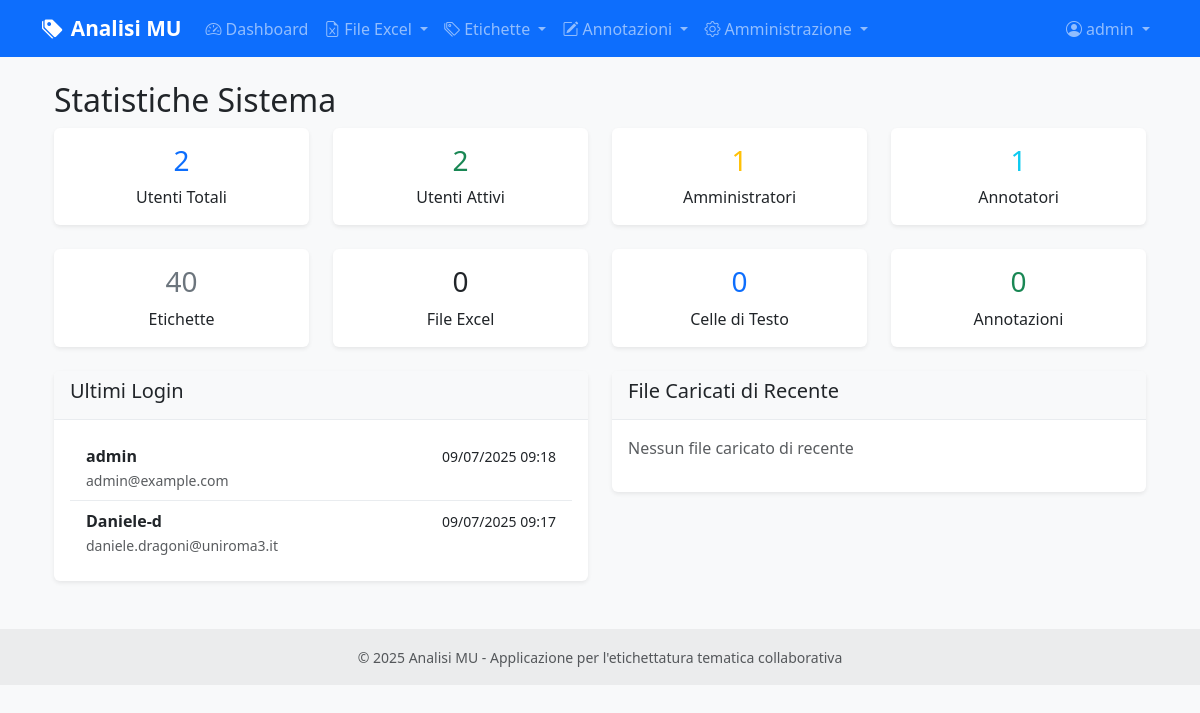
The page /admin/system_stats (signed in) on the database its author committed.
### models.py (models this page shows, shortened)
class User(UserMixin, db.Model):
    id = db.Column(db.Integer, primary_key=True)
    username = db.Column(db.String(80), unique=True, nullable=False)
    email = db.Column(db.String(120), unique=True, nullable=False)
    password_hash = db.Column(db.String(255), nullable=False)
    role = db.Column(db.String(20), default='annotatore')  # 'amministratore' o 'annotatore'
    is_active = db.Column(db.Boolean, default=True)
    last_login = db.Column(db.DateTime)
    created_at = db.Column(db.DateTime, default=datetime.utcnow)
    updated_at = db.Column(db.DateTime, default=datetime.utcnow, onupdate=datetime.utcnow)
    annotations = db.relationship('CellAnnotation', backref='user', lazy=True, cascade='all, delete-orphan')
    def can_manage_users(self):
        return self.role == 'amministratore'

### routes/admin.py (the view)
@admin_bp.route('/system_stats')
@login_required
@admin_required
def system_stats():
    stats = {
        'users': {
            'total': User.query.count(),
            'active': User.query.filter_by(is_active=True).count(),
            'administrators': User.query.filter_by(role='amministratore').count(),
            'annotators': User.query.filter_by(role='annotatore').count()
        },
        'content': {
            'labels': Label.query.count(),
            'excel_files': ExcelFile.query.count(),
            'text_cells': TextCell.query.count(),
            'annotations': CellAnnotation.query.count()
        },
        'recent_activity': {
            'recent_users': User.query.order_by(User.last_login.desc()).limit(5).all(),
            'recent_files': ExcelFile.query.order_by(ExcelFile.uploaded_at.desc()).limit(5).all()
        }
    }
    return render_template('admin/system_stats.html', stats=stats)

### routes/admin.py (called while the page is built)
def admin_required(f):
    @wraps(f)
    def decorated_function(*args, **kwargs):
        if not current_user.is_authenticated or not current_user.can_manage_users():
            flash('Accesso negato. Sono richiesti privilegi di amministratore.', 'error')
            return redirect(url_for('main.index'))
        return f(*args, **kwargs)
    return decorated_function

### templates/admin/system_stats.html (shortened to what this page needs)
{% extends "base.html" %}
{% block content %}
<div class="container">
    <div class="row">
        <div class="col-12">
            <h2> Statistiche Sistema</h2>
            <div class="row mb-4">
                <div class="col-md-3">
                    <div class="card text-center border-primary">
                        <div class="card-body">
                            <h3 class="card-title text-primary">{{ stats.users.total }}</h3>
                            <p class="card-text">Utenti Totali</p>
                        </div>
                    </div>
                </div>
                <div class="col-md-3">
                    <div class="card text-center border-success">
                        <div class="card-body">
                            <h3 class="card-title text-success">{{ stats.users.active }}</h3>
                            <p class="card-text">Utenti Attivi</p>
                        </div>
                    </div>
                </div>
                <div class="col-md-3">
                    <div class="card text-center border-warning">
                        <div class="card-body">
                            <h3 class="card-title text-warning">{{ stats.users.administrators }}</h3>
                            <p class="card-text">Amministratori</p>
                        </div>
                    </div>
                </div>
                <div class="col-md-3">
                    <div class="card text-center border-info">
                        <div class="card-body">
                            <h3 class="card-title text-info">{{ stats.users.annotators }}</h3>
                            <p class="card-text">Annotatori</p>
                        </div>
                    </div>
                </div>
            </div>
            <div class="row mb-4">
                <div class="col-md-3">
                    <div class="card text-center border-secondary">
                        <div class="card-body">
                            <h3 class="card-title text-secondary">{{ stats.content.labels }}</h3>
                            <p class="card-text">Etichette</p>
                        </div>
                    </div>
                </div>
                <div class="col-md-3">
                    <div class="card text-center border-dark">
                        <div class="card-body">
                            <h3 class="card-title text-dark">{{ stats.content.excel_files }}</h3>
                            <p class="card-text">File Excel</p>
                        </div>
                    </div>
                </div>
                <div class="col-md-3">
                    <div class="card text-center border-primary">
                        <div class="card-body">
                            <h3 class="card-title text-primary">{{ stats.content.text_cells }}</h3>
                            <p class="card-text">Celle di Testo</p>
                        </div>
                    </div>
                </div>
                <div class="col-md-3">
                    <div class="card text-center border-success">
                        <div class="card-body">
                            <h3 class="card-title text-success">{{ stats.content.annotations }}</h3>
                            <p class="card-text">Annotazioni</p>
                        </div>
                    </div>
                </div>
            </div>
            <div class="row">
                <div class="col-md-6">
                    <div class="card">
                        <div class="card-header">
                            <h5> Ultimi Login</h5>
                        </div>
                        <div class="card-body">
                            {% if stats.recent_activity.recent_users %}
                            <div class="list-group list-group-flush">
                                {% for user in stats.recent_activity.recent_users %}
                                <div class="list-group-item d-flex justify-content-between align-items-center">
                                    <div>
                                        <strong>{{ user.username }}</strong>
                                        <br>
                                        <small class="text-muted">{{ user.email }}</small>
                                    </div>
                                    <div class="text-end">
                                        {% if user.last_login %}
                                        <small>{{ user.last_login.strftime('%d/%m/%Y %H:%M') }}</small>
                                        {% else %}
                                        <small class="text-muted">Mai</small>
                                        {% endif %}
                                        <br>
                                        <span class="badge badge-{% if user.role == 'amministratore' %}warning{% else %}primary{% endif %}">
                                        </span>
                                    </div>
                                </div>
                                {% endfor %}
                            </div>
                            {% else %}
                            <p class="text-muted">Nessun login recente</p>
                            {% endif %}
                        </div>
                    </div>
                </div>
                <div class="col-md-6">
                    <div class="card">
                        <div class="card-header">
                            <h5> File Caricati di Recente</h5>
                        </div>
                        <div class="card-body">
                            {% if stats.recent_activity.recent_files %}
                            <div class="list-group list-group-flush">
                                {% for file in stats.recent_activity.recent_files %}
                                <div class="list-group-item">
                                    <div class="d-flex justify-content-between align-items-center">
                                        <div>
                                            <strong>{{ file.original_filename }}</strong>
                                            <br>
                                            <small class="text-muted">
                                                Caricato il {{ file.uploaded_at.strftime('%d/%m/%Y %H:%M') }}
                                            </small>
                                        </div>
                                    </div>
                                </div>
                                {% endfor %}
                            </div>
                            {% else %}
                            <p class="text-muted">Nessun file caricato di recente</p>
                            {% endif %}
                        </div>
                    </div>
                </div>
            </div>
        </div>
    </div>
</div>
{% endblock %}

### templates/base.html (shortened to what this page needs)
<!DOCTYPE html>
<html lang="it">
<head>
    <link href="https://cdn.jsdelivr.net/npm/bootstrap@5.3.0/dist/css/bootstrap.min.css" rel="stylesheet">
    <link href="https://cdn.jsdelivr.net/npm/bootstrap-icons@1.10.0/font/bootstrap-icons.css" rel="stylesheet">
    <link href="{{ url_for('static', filename='css/style.css') }}" rel="stylesheet">
</head>
<body>
    <nav class="navbar navbar-expand-lg navbar-dark bg-primary">
        <div class="container">
            <a class="navbar-brand" href="{{ url_for('main.index') }}">
                <i class="bi bi-tags-fill me-2"></i>Analisi MU
            </a>
            <div class="collapse navbar-collapse" id="navbarNav">
                <ul class="navbar-nav me-auto">
                    {% if current_user.is_authenticated %}
                    <li class="nav-item">
                        <a class="nav-link" href="{{ url_for('main.dashboard') }}">
                            <i class="bi bi-speedometer2 me-1"></i>Dashboard
                        </a>
                    </li>
                    <li class="nav-item dropdown">
                        <a class="nav-link dropdown-toggle" href="#" id="excelDropdown" role="button" data-bs-toggle="dropdown">
                            <i class="bi bi-file-earmark-excel me-1"></i>File Excel
                        </a>
                    </li>
                    <li class="nav-item dropdown">
                        <a class="nav-link dropdown-toggle" href="#" id="labelsDropdown" role="button" data-bs-toggle="dropdown">
                            <i class="bi bi-tags me-1"></i>Etichette
                        </a>
                    </li>
                    <li class="nav-item dropdown">
                        <a class="nav-link dropdown-toggle" href="#" id="annotationDropdown" role="button" data-bs-toggle="dropdown">
                            <i class="bi bi-pencil-square me-1"></i>Annotazioni
                        </a>
                    </li>
                    {% if current_user.can_manage_users() %}
                    <li class="nav-item dropdown">
                        <a class="nav-link dropdown-toggle" href="#" id="adminDropdown" role="button" data-bs-toggle="dropdown">
                            <i class="bi bi-gear me-1"></i>Amministrazione
                        </a>
                    </li>
                    {% endif %}
                    {% endif %}
                </ul>
                <ul class="navbar-nav">
                    {% if current_user.is_authenticated %}
                    <li class="nav-item dropdown">
                        <a class="nav-link dropdown-toggle" href="#" id="userDropdown" role="button" data-bs-toggle="dropdown">
                            <i class="bi bi-person-circle me-1"></i>{{ current_user.username }}
                        </a>
                    </li>
                    {% endif %}
                </ul>
            </div>
        </div>
    </nav>
    <main class="container my-4">
        {% block content %}{% endblock %}
    </main>
    <footer class="bg-light text-center text-lg-start mt-5">
        <div class="text-center p-3" style="background-color: rgba(0, 0, 0, 0.05);">
            <small class="text-muted">
                © 2025 Analisi MU - Applicazione per l'etichettatura tematica collaborativa
            </small>
        </div>
    </footer>
</body>
</html>

### static/css/style.css (style rules this page uses)
:root { --primary-color: #007bff; --success-color: #28a745; --warning-color: #ffc107; --danger-color: #dc3545; --info-color: #17a2b8; --light-color: #f8f9fa; --dark-color: #343a40; }
body { font-family: 'Segoe UI', Tahoma, Geneva, Verdana, sans-serif; background-color: #f8f9fa; }
.navbar-brand { font-weight: 600; font-size: 1.3rem; }
.card { border: none; box-shadow: 0 0.125rem 0.25rem rgba(0, 0, 0, 0.075); transition: box-shadow 0.15s ease-in-out; }
.card-header { background-color: #f8f9fa; border-bottom: 1px solid #e9ecef; font-weight: 600; }
.list-group-item { border: none; border-bottom: 1px solid #e9ecef; }
.list-group-item:last-child { border-bottom: none; }
footer { margin-top: auto; }

### rows shown on the page
User: username "admin", email "admin@example.com", last_login "09/07/2025 09:18"
User: username "Daniele-d", email "daniele.dragoni@uniroma3.it", last_login "09/07/2025 09:17"

### other values the page prints
{{ stats.users.total }} "2"
{{ stats.users.active }} "2"
{{ stats.users.administrators }} "1"
{{ stats.users.annotators }} "1"
{{ stats.content.labels }} "40"
{{ stats.content.excel_files }} "0"
{{ stats.content.text_cells }} "0"
{{ stats.content.annotations }} "0"
